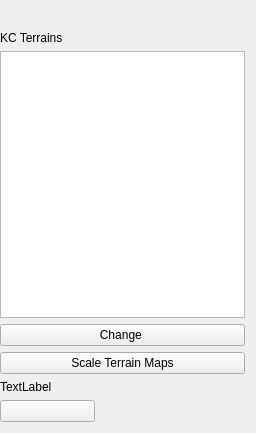
<?xml version="1.0" encoding="UTF-8"?>
<ui version="4.0">
 <class>EditorTerrainManager</class>
 <widget class="QWidget" name="EditorTerrainManager">
  <property name="geometry">
   <rect>
    <x>0</x>
    <y>0</y>
    <width>256</width>
    <height>433</height>
   </rect>
  </property>
  <property name="sizePolicy">
   <sizepolicy hsizetype="Preferred" vsizetype="Preferred">
    <horstretch>0</horstretch>
    <verstretch>0</verstretch>
   </sizepolicy>
  </property>
  <property name="minimumSize">
   <size>
    <width>256</width>
    <height>384</height>
   </size>
  </property>
  <property name="maximumSize">
   <size>
    <width>16777215</width>
    <height>16777215</height>
   </size>
  </property>
  <property name="focusPolicy">
   <enum>Qt::StrongFocus</enum>
  </property>
  <property name="windowTitle">
   <string>[KC] OI Picture Creator</string>
  </property>
  <layout class="QVBoxLayout" name="verticalLayout">
   <property name="leftMargin">
    <number>0</number>
   </property>
   <item>
    <widget class="QLabel" name="myllab">
     <property name="text">
      <string/>
     </property>
    </widget>
   </item>
   <item>
    <widget class="QLabel" name="Materialinfos">
     <property name="text">
      <string>KC Terrains</string>
     </property>
    </widget>
   </item>
   <item>
    <widget class="QListWidget" name="listWidget"/>
   </item>
   <item>
    <widget class="QPushButton" name="change_chunk_sizes">
     <property name="text">
      <string>Change </string>
     </property>
    </widget>
   </item>
   <item>
    <widget class="QPushButton" name="scale_terrain">
     <property name="text">
      <string>Scale Terrain Maps</string>
     </property>
    </widget>
   </item>
   <item>
    <widget class="QLabel" name="editmodeindicator">
     <property name="text">
      <string>TextLabel</string>
     </property>
    </widget>
   </item>
   <item>
    <widget class="QPushButton" name="stick_to_gnd">
     <property name="maximumSize">
      <size>
       <width>95</width>
       <height>95</height>
      </size>
     </property>
     <property name="text">
      <string/>
     </property>
     <property name="icon">
      <iconset>
       <normaloff>C:/Users/49151/Documents/stick_to_gnd.png</normaloff>C:/Users/49151/Documents/stick_to_gnd.png</iconset>
     </property>
     <property name="iconSize">
      <size>
       <width>90</width>
       <height>90</height>
      </size>
     </property>
     <property name="checkable">
      <bool>true</bool>
     </property>
     <property name="checked">
      <bool>false</bool>
     </property>
    </widget>
   </item>
  </layout>
 </widget>
 <resources/>
 <connections/>
</ui>
